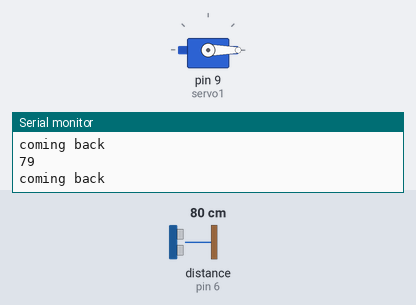
A sketch run on a simulated Arduino Uno, built with avr-gcc and run on an emulated ATmega328P. On the bench: servo, the last lines printed to the serial monitor. Wiring (inferred from the names in the program): ultrasonic range finder: trigger pin 7; echo pin 6. Inputs (shaded band) come from the test bench; at power-on: distance to the obstacle (sensor on pin 6) 80 cm. The echo pulse lasts 58.3 µs per cm.

Above: at 1.2 s.
1.3 s: distance to the obstacle (sensor on pin 6) set to 11 cm
2.8 s: distance to the obstacle (sensor on pin 6) set to 8 cm
At 3.5 s:
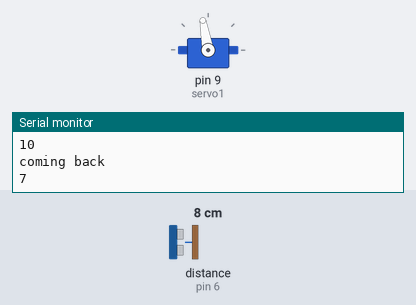
5.8 s: distance to the obstacle (sensor on pin 6) set to 18 cm
At 7.8 s:
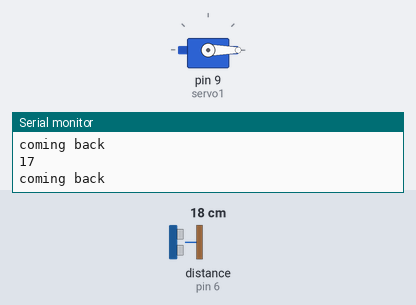
8.3 s: distance to the obstacle (sensor on pin 6) set to 2 cm
At 9.1 s:
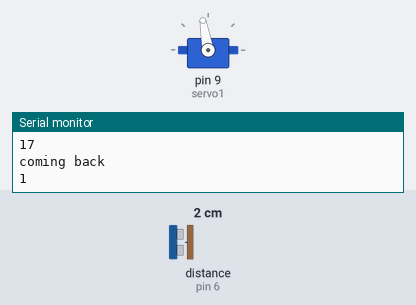
Timing chart, 0 to 11.3 s (numbered marks = the images above; inputs shaded):
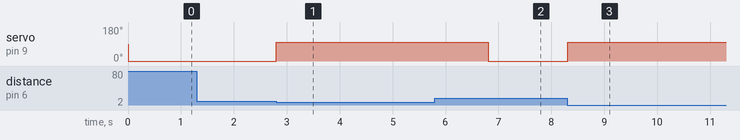

The sketch:

dustbin_final.ino
```cpp
#include <Servo.h>
Servo servo1;
int echoPin=6;
int trigPin=7;
long distance;
long duration;

void setup()
{
  Serial.begin(9600);
  servo1.attach(9);
 pinMode(trigPin, OUTPUT);
 pinMode(echoPin, INPUT);// put your setup code here, to run once:
}

void loop() {

  boolean p=false;
   digitalWrite(trigPin, LOW);
  delayMicroseconds(2);
  digitalWrite(trigPin, HIGH);
  delayMicroseconds(10);
  digitalWrite(trigPin, LOW);
  duration = pulseIn(echoPin, HIGH);
  distance = duration*(0.0343/2); //consider 0.034 if it doesnt work [ FOR ERROR CHECK THIS ]

  Serial.println(distance);
  servo1.write(0);

  if(distance <= 8){
  servo1.write(100);
  p=true;
  delay(2000); // this will keep the lid open for 2 seconds , but if we keep delay in next if block it will delay the dectiting time of the ultrasonic sensor.
  // servo1.write(0); this wont work as it will need the initial condition to stisfy.

  }
  if(p==true || distance >=8) {

    servo1.write(0);
    p=false;
    Serial.println("coming back");

  }
}
```

Measured:
- the behaviour switches between 10 and 9 cm on distance to the obstacle (sensor on pin 6) (found by bisection; images 0 and 1)
- after the input at 2.8 s, servo on pin 9 (servo1): 0° → 100° at once
- after the input at 5.8 s, servo on pin 9 (servo1): 100° → 0° after 1.0 s
- after the input at 8.3 s, servo on pin 9 (servo1): 0° → 100° at once
